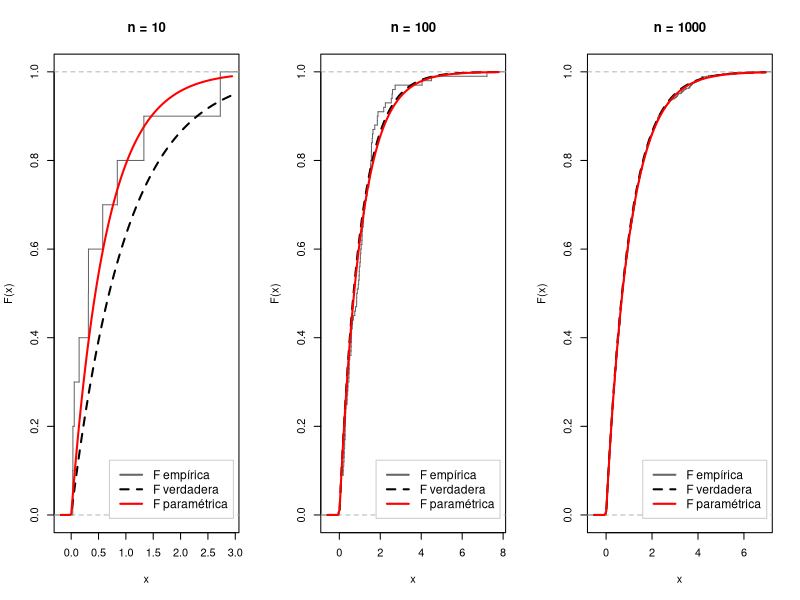

Source code (R):
# IECD - Practica 2: Ejercicio 14
# Dada una muestra de una exponencial, comparamos la F empirica contra un estimador parametrico

set.seed(123)
lambda0 <- 1

# Abstraigo los incisos (a),(b) y (c) sobre una funcion para repetirlos con distintos n en (d)
ejercicio14 <- function(n, lambda0 = 1) {
  # (a) Generar muestra
  x <- rexp(n, rate = lambda0)
  
  # (b) Estimadores momentos y emv
  lambda_mom <- 1 / mean(x)
  lambda_emv <- n / sum(x)
  
  plot(ecdf(x), do.points = FALSE, verticals = TRUE, col = "grey40",
       main = paste0("n = ", n), xlab = "x", ylab = "F(x)")
  curve(pexp(x, rate = lambda0), add = TRUE, lwd = 2, lty = 2) # F verdadera
  curve(pexp(x, rate = lambda_emv), add = TRUE, lwd = 2, col = "red") # c) plug-in
  legend("bottomright", inset = 0.03, bg = "white", box.col = "grey80", cex = 1.1,
         legend = c("F empírica", "F verdadera", "F paramétrica"),
         col = c("grey40", "black", "red"), lty = c(1, 2, 1), lwd = 2)
  
  c(n = n, lambda_mom = lambda_mom, lambda_emv = lambda_emv)
}

par(mfrow = c(1, 3))
rbind(ejercicio14(10), ejercicio14(100), ejercicio14(1000))   # (d) Repito con distintos n
par(mfrow = c(1, 1))
